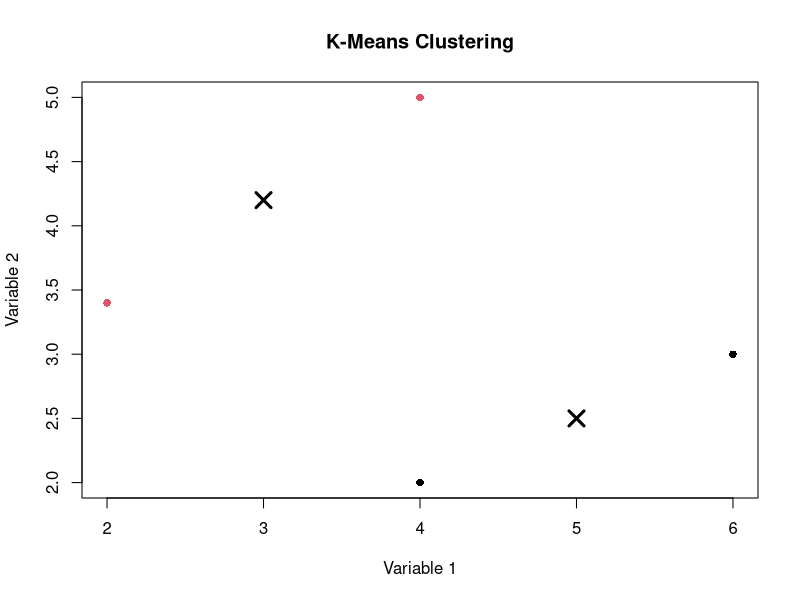

Write R code to recreate this figure.

############################################################
# GobletCA.R
# K-Means Clustering Demonstration
############################################################

set1 <- data.frame(
  var1 = c(2,4,6,4),
  var2 = c(3.4,5,3,2)
)

############################################################
# Run K-means clustering

set.seed(7812)
clust.2means <- kmeans(set1, centers = 2)

clust.2means

############################################################
# Cluster membership
clust.2means$cluster

############################################################
# Combine clusters with dataset
set1.clust <- data.frame(set1, cluster = clust.2means$cluster)
set1.clust

############################################################
# Cluster centers
clust.2means$centers

############################################################
# Plot clusters

plot(
  set1$var1,
  set1$var2,
  pch = 16,
  col = clust.2means$cluster,
  xlab = "Variable 1",
  ylab = "Variable 2",
  main = "K-Means Clustering"
)

points(
  clust.2means$centers[,1],
  clust.2means$centers[,2],
  pch = 4,
  col = "black",
  cex = 2,
  lwd = 3
)

############################################################
# Sum of squares

clust.2means$totss
clust.2means$withinss
clust.2means$tot.withinss
clust.2means$betweenss

############################################################
# Cluster sizes
clust.2means$size

############################################################
# Different initialization example
set.seed(7813)
kmeans(set1, centers = 2)
